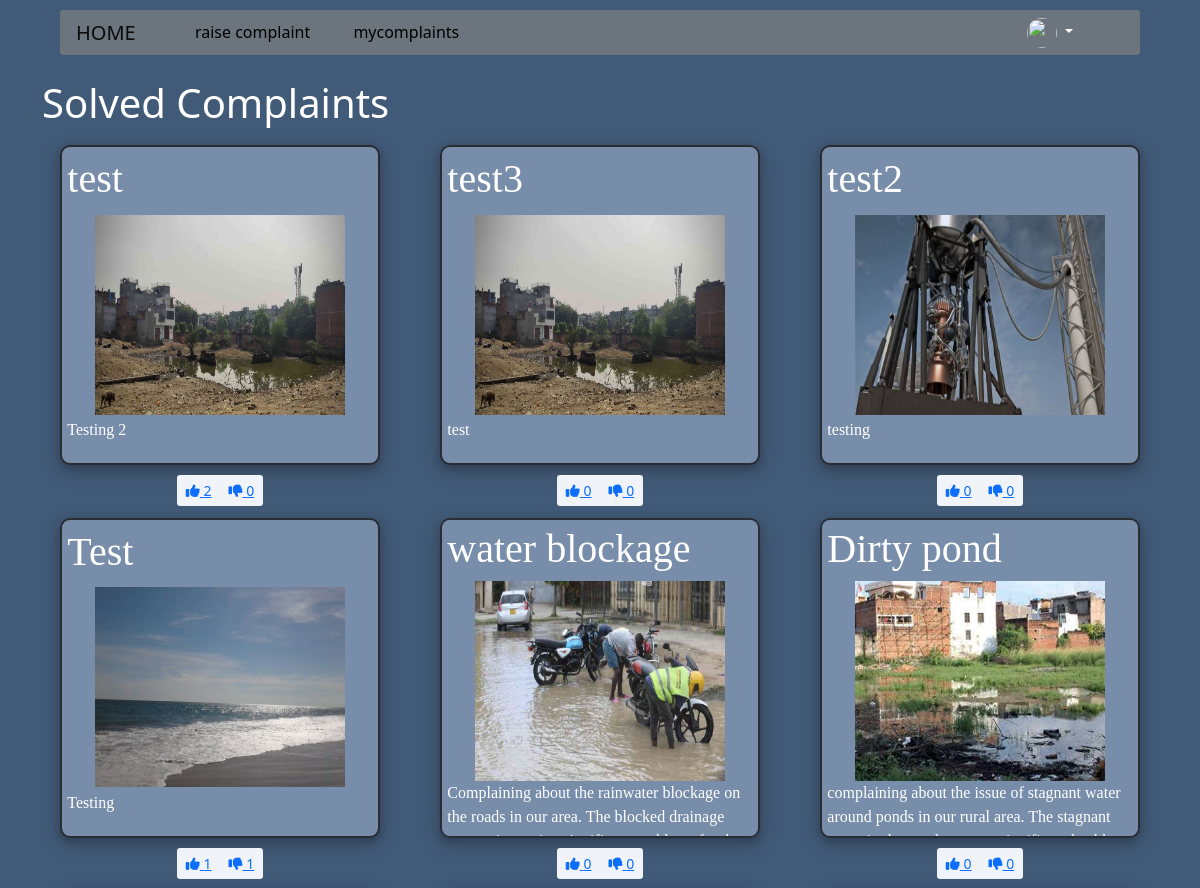
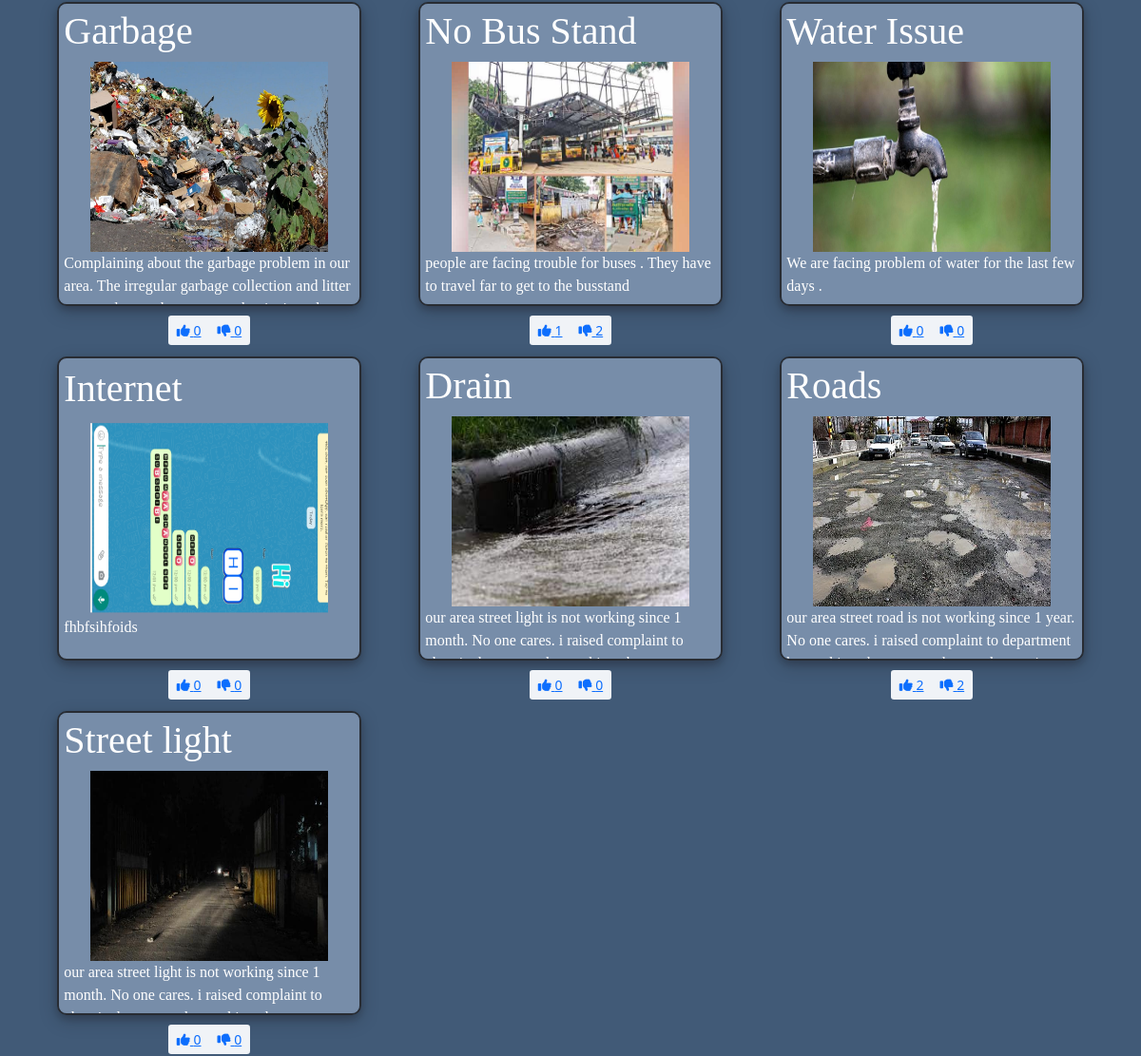
The page / on the database its author committed (2 pictures, top to bottom).
### pro2app/models.py (models this page shows, shortened)
class Complaints(models.Model):
    user = models.ForeignKey(
        User, on_delete=models.CASCADE, null=False, blank=False)
    complaint_name = models.CharField(max_length=15)
    complaint_image = models.ImageField(
        upload_to='media/complaintpics', blank=False)
    complaint_description = models.TextField()
    city = models.CharField(max_length=40)
    location = models.TextField(default='null')
    phone = models.DecimalField(decimal_places=0, max_digits=10)
    likes = models.DecimalField(decimal_places=0, max_digits=10, default=0)
    dislikes = models.DecimalField(decimal_places=0, max_digits=10, default=0)
    solved = models.BooleanField(default=False)
    liked_users = models.ManyToManyField(
        User, blank=True, related_name='liked_complaints')
    disliked_users = models.ManyToManyField(
        User, blank=True, related_name='disliked_complaints')

### pro2app/views.py (the view)
# urls.py: 2. Add a URL to urlpatterns:  path('', views.home, name='home')
def home(request):
    complaints = Complaints.objects.filter(solved=True)
    complaints = complaints[::-1]
    if request.user.is_authenticated:
        user_info = UserInfo.objects.get(user=request.user)
        print(user_info.profile.url)
        return render(request, 'home.html', {'user_info': user_info, 'complaints': complaints})
    return render(request, 'home.html', {'complaints': complaints})

### templates/home.html (shortened to what this page needs)
{% extends "base.html" %} {% block body_block %} {% load static %}
<head>
  <link
    href="https://cdn.jsdelivr.net/npm/bootstrap@5.0.2/dist/css/bootstrap.min.css"
    rel="stylesheet"
  />
</head>
<body>
  <br />
  <div class="container">
    <h1>Solved Complaints</h1>
    {% for com in complaints %} {% if forloop.counter0|divisibleby:3 %}
    <div class="row">
      {% endif %}
      <div class="col-lg-4 col-md-6 temp2">
        <div class="temp1">
          <h1>{{ com.complaint_name }}</h1>
          <img src="{{ com.complaint_image.url }}" alt="" />
          <p>{{ com.complaint_description }}</p>
        </div>
        <div class="btn-group" role="group" aria-label="Complaint Buttons">
          <a href="{% url 'addlike' com.pk %}" class="btn btn-link btn-sm like">
            <i class="fas fa-thumbs-up"></i> {{com.likes}}
          </a>
          <a
            href="{% url 'adddislike' com.pk %}"
            class="btn btn-link btn-sm like"
          >
            <i class="fas fa-thumbs-down"></i> {{com.dislikes}}
          </a>
        </div>
      </div>
      {% if forloop.counter|divisibleby:3 or forloop.last %}
    </div>
    {% endif %} {% endfor %}
  </div>
</body>
{% endblock %}

### templates/home.html (style rules this page uses)
.temp1 { border: 2px solid #282c33; height: 320px; width: 320px; background-color: #778da9; box-shadow: 0 4px 8px 0 rgba(0, 0, 0, 0.2), 0 6px 20px 0 rgba(33, 8, 8, 0.19); margin: 10px 10px 10px 10px; display: grid; align-items: end; overflow: auto; border-radius: 10px; font-family: "Instrument Serif", serif; font-size: 16px; margin-left: 3%; padding: 5px 5px 5px 5px; }
.temp2 { display: flex; flex-direction: column; align-items: center; }
img { height: 200px; width: 250px; margin-left: auto; margin-right: auto; }
body { background-color: #415a77; color: white; }
.like { background-color: #f0f3f7; margin-bottom: 2%; }

### rows shown on the page
Complaints: complaint_name "test", complaint_image (picture), complaint_description "Testing 2", likes "2", dislikes "0"
Complaints: complaint_name "test3", complaint_image (picture), complaint_description "test", likes "0", dislikes "0"
Complaints: complaint_name "test2", complaint_image (picture), complaint_description "testing", likes "0", dislikes "0"
Complaints: complaint_name "Test", complaint_image (picture), complaint_description "Testing", likes "1", dislikes "1"
Complaints: complaint_name "water blockage", complaint_image (picture), complaint_description "Complaining about the rainwater blockage on the roads in our area. The blocked drainage…", likes "0", dislikes "0"
Complaints: complaint_name "Dirty pond", complaint_image (picture), complaint_description "complaining about the issue of stagnant water around ponds in our rural area. The stagnant…", likes "0", dislikes "0"
Complaints: complaint_name "Garbage", complaint_image (picture), complaint_description "Complaining about the garbage problem in our area. The irregular garbage collection and litter…", likes "0", dislikes "0"
Complaints: complaint_name "No Bus Stand", complaint_image (picture), complaint_description "people are facing trouble for buses . They have to travel far to get to the busstand", likes "1", dislikes "2"
Complaints: complaint_name "Water Issue", complaint_image (picture), complaint_description "We are facing problem of water for the last few days .", likes "0", dislikes "0"
Complaints: complaint_name "Internet", complaint_image (picture), complaint_description "fhbfsihfoids", likes "0", dislikes "0"
Complaints: complaint_name "Drain", complaint_image (picture), complaint_description "our area street light is not working since 1 month. No one cares. i raised complaint to…", likes "0", dislikes "0"
Complaints: complaint_name "Roads", complaint_image (picture), complaint_description "our area street road is not working since 1 year. No one cares. i raised complaint to department…", likes "2", dislikes "2"
Complaints: complaint_name "Street light", complaint_image (picture), complaint_description "our area street light is not working since 1 month. No one cares. i raised complaint to…", likes "0", dislikes "0"
